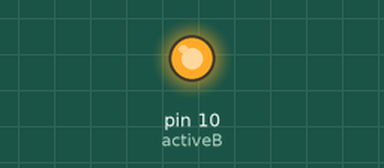
Simulated run of this sketch. Board: Arduino Uno, built with avr-gcc and run on an emulated ATmega328P. Parts: output pins drawn as LEDs (lit = HIGH).

Above: at 0.1 s.
At 10.1 s:
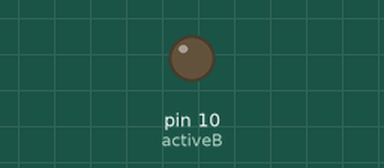
Timing chart, 0 to 11.6 s (numbered marks = the images above):
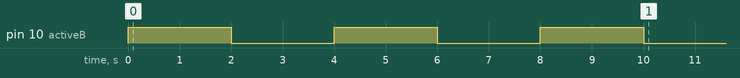

The sketch:

ActiveBuzzer2.ino
```cpp
const int activeB =10;

void setup() {
  // put your setup code here, to run once:
  pinMode(activeB, OUTPUT);

  for(int i =0; i<3; i++){
    digitalWrite(activeB, HIGH);
    delay(2000);
    digitalWrite(activeB, LOW);
    delay(2000);
  }

}

void loop() {
  // put your main code here, to run repeatedly:

}
```
